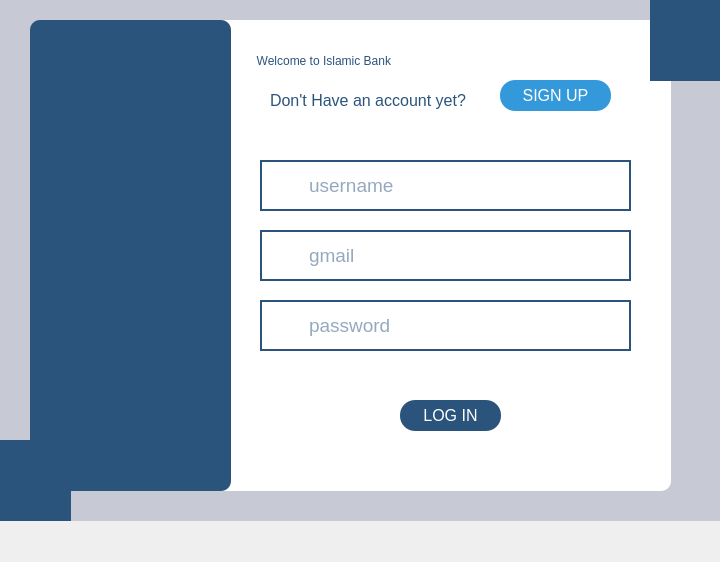
<?xml version="1.0" encoding="UTF-8"?>
<ui version="4.0">
 <class>MainWindowofBANK</class>
 <widget class="QMainWindow" name="MainWindowofBANK">
  <property name="geometry">
   <rect>
    <x>0</x>
    <y>0</y>
    <width>720</width>
    <height>562</height>
   </rect>
  </property>
  <property name="minimumSize">
   <size>
    <width>720</width>
    <height>562</height>
   </size>
  </property>
  <property name="windowTitle">
   <string>Login </string>
  </property>
  <property name="styleSheet">
   <string notr="true">QLabel{
background-color:#2b547d;
}
QMessageBox QLabel {
    background-color: transparent; /* Makes text background transparent */
    color: black; /* Text color */
}</string>
  </property>
  <widget class="QWidget" name="centralwidget">
   <widget class="QLabel" name="label">
    <property name="geometry">
     <rect>
      <x>0</x>
      <y>0</y>
      <width>731</width>
      <height>521</height>
     </rect>
    </property>
    <property name="styleSheet">
     <string notr="true">QLabel{
background-color:rgb(199, 201, 213);
}</string>
    </property>
    <property name="text">
     <string/>
    </property>
   </widget>
   <widget class="QLabel" name="label_3">
    <property name="geometry">
     <rect>
      <x>650</x>
      <y>0</y>
      <width>81</width>
      <height>81</height>
     </rect>
    </property>
    <property name="styleSheet">
     <string notr="true">QLabel{
background-color:#2b547d;
}</string>
    </property>
    <property name="text">
     <string/>
    </property>
   </widget>
   <widget class="QLabel" name="label_4">
    <property name="geometry">
     <rect>
      <x>-10</x>
      <y>440</y>
      <width>81</width>
      <height>81</height>
     </rect>
    </property>
    <property name="styleSheet">
     <string notr="true">QLabel{
background-color:#2b547d;
}</string>
    </property>
    <property name="text">
     <string/>
    </property>
   </widget>
   <widget class="QLabel" name="label_2">
    <property name="geometry">
     <rect>
      <x>30</x>
      <y>20</y>
      <width>201</width>
      <height>471</height>
     </rect>
    </property>
    <property name="styleSheet">
     <string notr="true">border-radius:10px;</string>
    </property>
    <property name="text">
     <string/>
    </property>
   </widget>
   <widget class="QLabel" name="label_5">
    <property name="geometry">
     <rect>
      <x>180</x>
      <y>20</y>
      <width>491</width>
      <height>471</height>
     </rect>
    </property>
    <property name="styleSheet">
     <string notr="true">QLabel{
background-color:rgb(255, 255, 255);
border-radius:10px;
}</string>
    </property>
    <property name="text">
     <string/>
    </property>
   </widget>
   <widget class="QLabel" name="label_6">
    <property name="geometry">
     <rect>
      <x>250</x>
      <y>40</y>
      <width>371</width>
      <height>41</height>
     </rect>
    </property>
    <property name="styleSheet">
     <string notr="true">QLabel{
background-color:white;
font: 700 20pt &quot;Arial&quot;;
color:#2b547d;}</string>
    </property>
    <property name="text">
     <string>  Welcome to Islamic Bank</string>
    </property>
   </widget>
   <widget class="QLabel" name="label_7">
    <property name="geometry">
     <rect>
      <x>270</x>
      <y>90</y>
      <width>201</width>
      <height>21</height>
     </rect>
    </property>
    <property name="font">
     <font>
      <family>Arial</family>
      <pointsize>12</pointsize>
      <italic>false</italic>
      <bold>false</bold>
     </font>
    </property>
    <property name="styleSheet">
     <string notr="true">QLabel{
background-color:rgb(255, 255, 255);
	font: 12pt &quot;Arial&quot;;

color:#2b547d;}</string>
    </property>
    <property name="text">
     <string>Don't Have an account yet?</string>
    </property>
   </widget>
   <widget class="QPushButton" name="signup_btn">
    <property name="geometry">
     <rect>
      <x>500</x>
      <y>80</y>
      <width>111</width>
      <height>31</height>
     </rect>
    </property>
    <property name="font">
     <font>
      <family>Microsoft Sans Serif</family>
      <pointsize>12</pointsize>
      <italic>false</italic>
      <bold>false</bold>
     </font>
    </property>
    <property name="styleSheet">
     <string notr="true">QPushButton{
background-color:#3499db;
color:white;
border-radius:15px;
padding:7px 14px;
}
QPushButton:hover{
background-color:rgb(41, 128, 185);
}
QPushButton:pressed{
background-color:rgb(31, 97, 141);
}</string>
    </property>
    <property name="text">
     <string>SIGN UP</string>
    </property>
   </widget>
   <widget class="QPushButton" name="login_btn">
    <property name="geometry">
     <rect>
      <x>400</x>
      <y>400</y>
      <width>101</width>
      <height>31</height>
     </rect>
    </property>
    <property name="font">
     <font>
      <family>Microsoft Sans Serif</family>
      <pointsize>12</pointsize>
      <italic>false</italic>
      <bold>false</bold>
     </font>
    </property>
    <property name="styleSheet">
     <string notr="true">QPushButton{
background-color:#2b547d;
color:white;
border-radius:15px;
padding:7px 14px;
}
QPushButton:hover{
background-color:rgb(41, 128, 185);
}
QPushButton:pressed{
background-color:rgb(31, 97, 141);
}</string>
    </property>
    <property name="text">
     <string>LOG IN</string>
    </property>
   </widget>
   <widget class="QLineEdit" name="username_input">
    <property name="geometry">
     <rect>
      <x>260</x>
      <y>160</y>
      <width>371</width>
      <height>51</height>
     </rect>
    </property>
    <property name="font">
     <font>
      <pointsize>14</pointsize>
     </font>
    </property>
    <property name="styleSheet">
     <string notr="true">QLineEdit{

background-color: rgb(255, 255, 255);
color:rgb(43, 84, 125);
border:2px solid rgb(43, 84, 125);
padding:5px;
padding-left:45px;
}
QLineEdit:hover{
border:2px solid rgb(29, 61, 92);
background-color:rgb(226, 230, 235);
}
QLineEdit:focus{
border:2px solid rgb(0, 0, 119);
background-color:white;
outline:none;
}</string>
    </property>
    <property name="text">
     <string/>
    </property>
    <property name="placeholderText">
     <string>username</string>
    </property>
   </widget>
   <widget class="QLineEdit" name="gmail_input">
    <property name="geometry">
     <rect>
      <x>260</x>
      <y>230</y>
      <width>371</width>
      <height>51</height>
     </rect>
    </property>
    <property name="font">
     <font>
      <pointsize>14</pointsize>
     </font>
    </property>
    <property name="styleSheet">
     <string notr="true">QLineEdit{

background-color: rgb(255, 255, 255);
color:rgb(43, 84, 125);
border:2px solid rgb(43, 84, 125);
padding:5px;
padding-left:45px;
}
QLineEdit:hover{
border:2px solid rgb(29, 61, 92);
background-color:rgb(226, 230, 235);
}
QLineEdit:focus{
border:2px solid rgb(0, 0, 119);
background-color:white;
outline:none;
}</string>
    </property>
    <property name="placeholderText">
     <string>gmail</string>
    </property>
   </widget>
   <widget class="QLineEdit" name="password_input">
    <property name="geometry">
     <rect>
      <x>260</x>
      <y>300</y>
      <width>371</width>
      <height>51</height>
     </rect>
    </property>
    <property name="font">
     <font>
      <pointsize>14</pointsize>
     </font>
    </property>
    <property name="styleSheet">
     <string notr="true">QLineEdit{

background-color: rgb(255, 255, 255);
color:rgb(43, 84, 125);
border:2px solid rgb(43, 84, 125);
padding:5px;
padding-left:45px;
}
QLineEdit:hover{
border:2px solid rgb(29, 61, 92);
background-color:rgb(226, 230, 235);
}
QLineEdit:focus{
border:2px solid rgb(0, 0, 119);
background-color:white;
outline:none;
}</string>
    </property>
    <property name="echoMode">
     <enum>QLineEdit::EchoMode::Password</enum>
    </property>
    <property name="placeholderText">
     <string>password</string>
    </property>
   </widget>
   <widget class="QLabel" name="label_11">
    <property name="enabled">
     <bool>true</bool>
    </property>
    <property name="geometry">
     <rect>
      <x>40</x>
      <y>140</y>
      <width>181</width>
      <height>151</height>
     </rect>
    </property>
    <property name="text">
     <string/>
    </property>
    <property name="pixmap">
     <pixmap resource="images.qrc">:/new/prefix1/images/wmremove-transformed.png</pixmap>
    </property>
    <property name="scaledContents">
     <bool>true</bool>
    </property>
   </widget>
   <widget class="QLabel" name="label_12">
    <property name="geometry">
     <rect>
      <x>10</x>
      <y>460</y>
      <width>51</width>
      <height>51</height>
     </rect>
    </property>
    <property name="text">
     <string/>
    </property>
    <property name="pixmap">
     <pixmap resource="images.qrc">:/new/prefix1/images/wmremove-transformed.png</pixmap>
    </property>
    <property name="scaledContents">
     <bool>true</bool>
    </property>
   </widget>
   <widget class="QLabel" name="label_13">
    <property name="geometry">
     <rect>
      <x>660</x>
      <y>10</y>
      <width>51</width>
      <height>51</height>
     </rect>
    </property>
    <property name="text">
     <string/>
    </property>
    <property name="pixmap">
     <pixmap resource="images.qrc">:/new/prefix1/images/wmremove-transformed.png</pixmap>
    </property>
    <property name="scaledContents">
     <bool>true</bool>
    </property>
   </widget>
   <widget class="QLabel" name="label_8">
    <property name="geometry">
     <rect>
      <x>270</x>
      <y>310</y>
      <width>31</width>
      <height>31</height>
     </rect>
    </property>
    <property name="styleSheet">
     <string notr="true">QLabel{
	background-color: none;
}</string>
    </property>
    <property name="text">
     <string/>
    </property>
    <property name="pixmap">
     <pixmap resource="images.qrc">:/new/prefix1/images/padlock.png</pixmap>
    </property>
    <property name="scaledContents">
     <bool>true</bool>
    </property>
   </widget>
   <widget class="QLabel" name="label_9">
    <property name="geometry">
     <rect>
      <x>270</x>
      <y>170</y>
      <width>31</width>
      <height>31</height>
     </rect>
    </property>
    <property name="styleSheet">
     <string notr="true">QLabel{
	background-color: none;
}</string>
    </property>
    <property name="text">
     <string/>
    </property>
    <property name="pixmap">
     <pixmap resource="images.qrc">:/new/prefix1/images/profile.png</pixmap>
    </property>
    <property name="scaledContents">
     <bool>true</bool>
    </property>
   </widget>
   <widget class="QLabel" name="label_10">
    <property name="geometry">
     <rect>
      <x>270</x>
      <y>240</y>
      <width>31</width>
      <height>31</height>
     </rect>
    </property>
    <property name="styleSheet">
     <string notr="true">QLabel{
	background-color: none;
}</string>
    </property>
    <property name="text">
     <string/>
    </property>
    <property name="pixmap">
     <pixmap resource="images.qrc">:/new/prefix1/images/mail.png</pixmap>
    </property>
    <property name="scaledContents">
     <bool>true</bool>
    </property>
   </widget>
   <zorder>label</zorder>
   <zorder>label_4</zorder>
   <zorder>label_5</zorder>
   <zorder>label_6</zorder>
   <zorder>label_7</zorder>
   <zorder>signup_btn</zorder>
   <zorder>login_btn</zorder>
   <zorder>password_input</zorder>
   <zorder>label_2</zorder>
   <zorder>label_11</zorder>
   <zorder>label_12</zorder>
   <zorder>username_input</zorder>
   <zorder>gmail_input</zorder>
   <zorder>label_3</zorder>
   <zorder>label_13</zorder>
   <zorder>label_8</zorder>
   <zorder>label_9</zorder>
   <zorder>label_10</zorder>
  </widget>
  <widget class="QMenuBar" name="menubar">
   <property name="enabled">
    <bool>false</bool>
   </property>
   <property name="geometry">
    <rect>
     <x>0</x>
     <y>0</y>
     <width>720</width>
     <height>21</height>
    </rect>
   </property>
  </widget>
  <widget class="QStatusBar" name="statusbar">
   <property name="enabled">
    <bool>false</bool>
   </property>
   <property name="sizePolicy">
    <sizepolicy hsizetype="MinimumExpanding" vsizetype="MinimumExpanding">
     <horstretch>0</horstretch>
     <verstretch>0</verstretch>
    </sizepolicy>
   </property>
   <property name="maximumSize">
    <size>
     <width>0</width>
     <height>16777215</height>
    </size>
   </property>
   <property name="acceptDrops">
    <bool>true</bool>
   </property>
  </widget>
 </widget>
 <resources>
  <include location="images.qrc"/>
 </resources>
 <connections/>
</ui>
